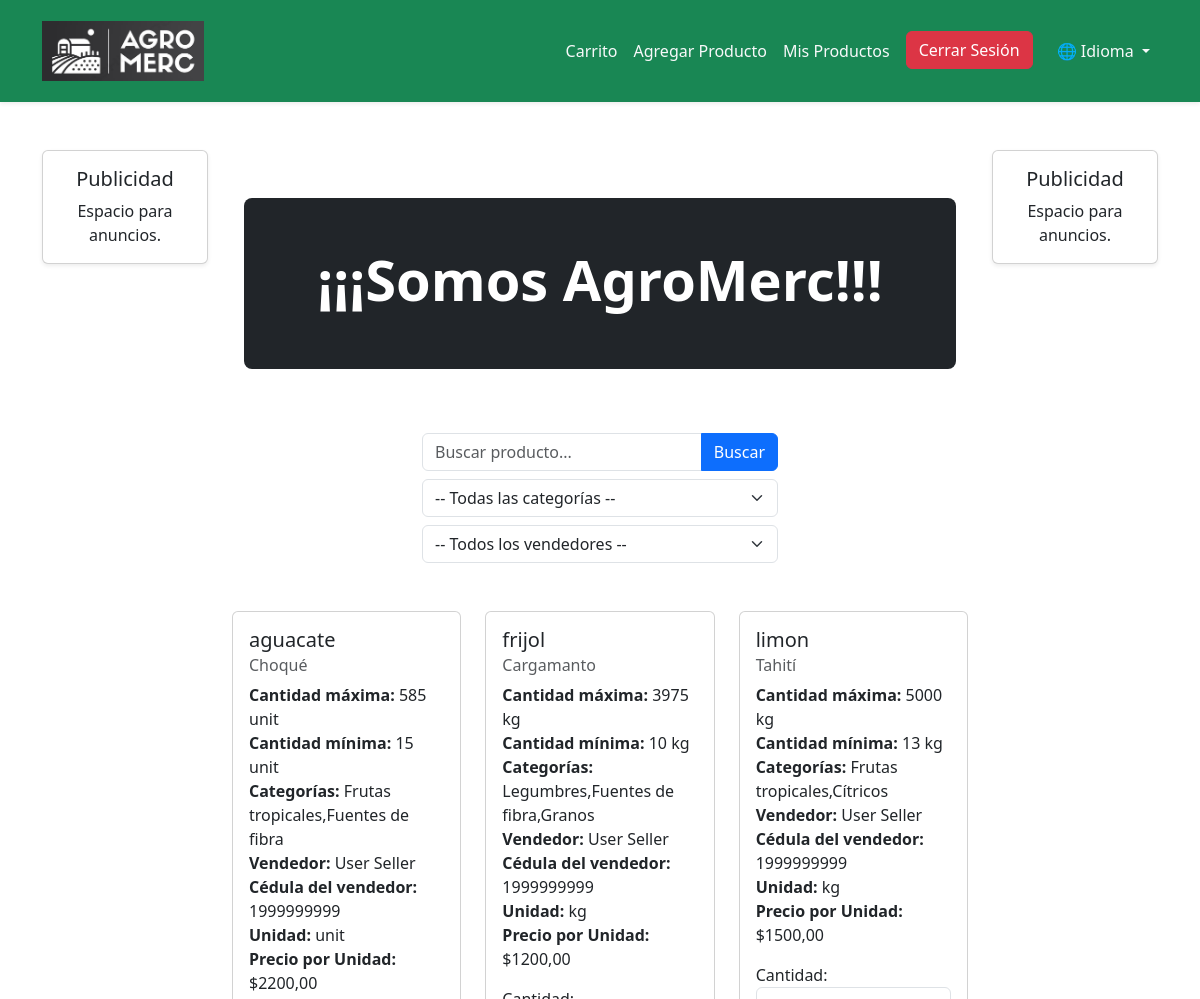
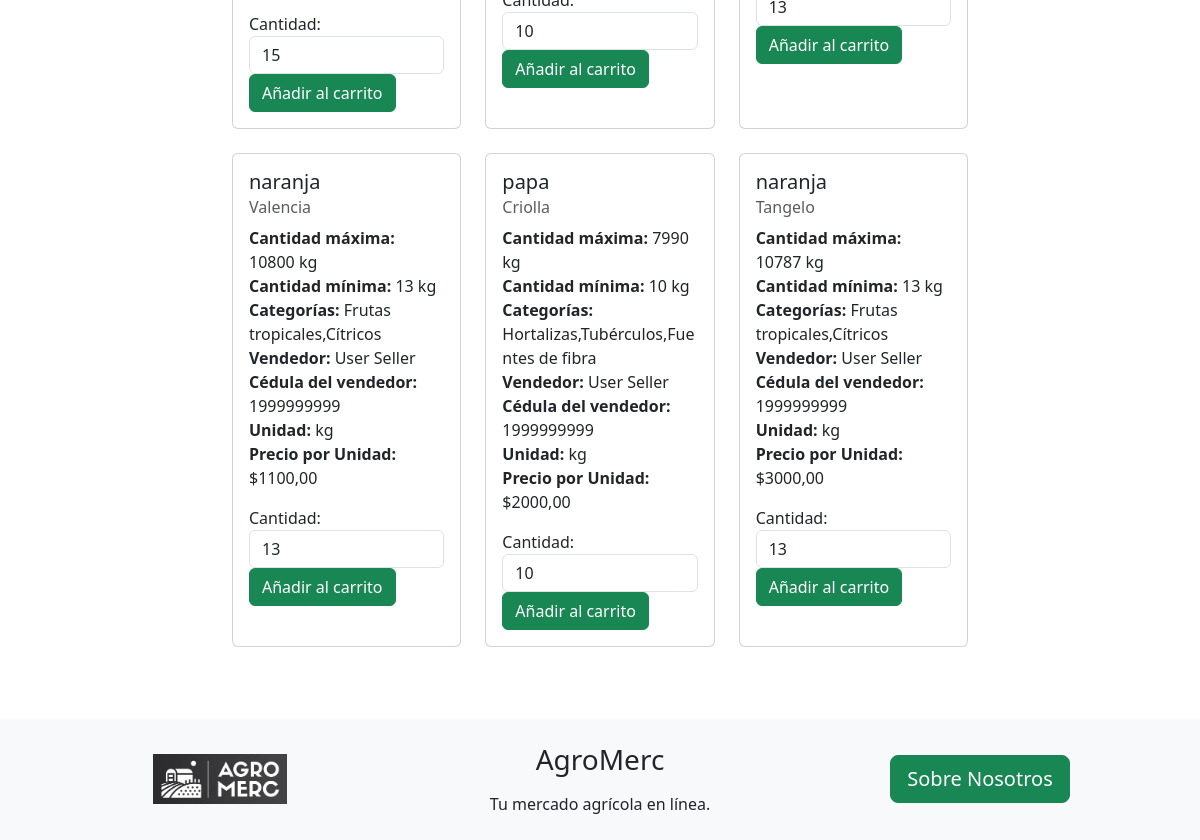
/searchProduct/ (signed in), run on the app's committed database (2 pictures, top to bottom).
### AgroMercApp/models.py (models this page shows, shortened)
class ProductModel(models.Model):
    PRODUCTS_NAME_CHOICES = [
        ('aguacate', 'Aguacate'),
        ('banana', 'Banano'),
        ('brocoli', 'Brócoli'),
        ('cafe', 'Café'),
        ('cebolla_cabezona', 'Cebolla Cabezona'),
        ('cebolla_larga', 'Cebolla Larga'),
        ('coliflor', 'Coliflor'),
        ('frijol', 'Frijol'),
        ('guayaba', 'Guayaba'),
        ('lechuga', 'Lechuga'),
        ('limon', 'Limón'),
        ('lulo', 'Lulo'),
        ('maiz', 'Maíz'),
        ('mango', 'Mango'),
        ('maracuya', 'Maracuyá'),
        ('naranja', 'Naranja'),
        ('papa', 'Papa'),
        ('papaya', 'Papaya'),
        ('platano', 'Platano'),
        ('piña', 'Piña'),
        ('sandia', 'Sandía'),
        ('tomate', 'Tomate'),
        ('yuca', 'Yuca'),
        ('zanahoria', 'Zanahoria')
    ]
    UNITS_CHOICES = (
        ('kg', 'Kilogramos'),
        ('lb', 'Libras'),
        ('unit', 'Unidades'),
    )
    productName = models.CharField(max_length=30,choices=PRODUCTS_NAME_CHOICES, verbose_name='Nombre del Producto')
    specificName = models.CharField(max_length=100, verbose_name='Nombre Específico')
    maxQuantity = models.IntegerField(verbose_name='Cantidad Máxima')
    minQuantity = models.IntegerField(verbose_name='Cantidad Mínima')
    unit = models.CharField(max_length=10, choices=UNITS_CHOICES, verbose_name='Unidad de Medida')
    seller = models.ForeignKey(settings.AUTH_USER_MODEL, on_delete=models.CASCADE,verbose_name='Vendedor')
    sellerId = models.CharField(max_length=10,verbose_name='Cedula del Vendedor')
    categories = models.CharField(max_length=100, verbose_name='Categorías')
    pricePeerUnit = models.DecimalField(max_digits=10, decimal_places=2, verbose_name='Precio por Unidad',default=1000)

class UserModel(AbstractUser):
    USER_TYPE_CHOICES = (
        ('buyer', 'Comprador'),
        ('seller', 'Vendedor'),
    )
    fullname = models.CharField(max_length=100, verbose_name='Nombres Completos')
    fullLastName = models.CharField(max_length=100, verbose_name='Apellidos Completos')
    idNumber = models.CharField(max_length=20, verbose_name='Número de Cédula')
    phoneNumber = models.CharField(max_length=12, verbose_name='Número de Teléfono')
    userType = models.CharField(max_length=10, choices=USER_TYPE_CHOICES, verbose_name='Tipo de Usuario', default='buyer')

### AgroMercApp/views.py (the view)
# urls.py: path('searchProduct/', SearchProductView.as_view(), name='searchProduct'),
class SearchProductView(LoginRequiredMixin, ListView):
    model = ProductModel
    template_name = 'pages/store/home.html'
    context_object_name = 'products'
    def get_queryset(self):
        products = ProductModel.objects.all()
        query = self.request.GET.get('q', '')
        category = self.request.GET.get('categoria', '')
        seller = self.request.GET.get('seller', '')
        if query:
            products = products.filter(productName__icontains=query)
        if category:
            filtred_products = [
                name for name, categories in CATEGORIES.items() if category in categories
            ]
            products = products.filter(productName__in=filtred_products)
        if seller:
            products = products.filter(seller__username=seller)
        return products
    def get_context_data(self, **kwargs):
        context = super().get_context_data(**kwargs)
        context['search_query'] = self.request.GET.get('q', '')
        context['selected_category'] = self.request.GET.get('categoria', '')
        context['selected_seller'] = self.request.GET.get('seller', '')
        unique_categories = sorted(set(cat for sub in CATEGORIES.values() for cat in sub))
        context['categorias'] = unique_categories
        User = get_user_model()
        context['sellers'] = User.objects.filter(productmodel__isnull=False).distinct()
        return context

### AgroMercApp/templates/pages/store/home.html (shortened to what this page needs)
{% extends "pages/base.html" %}
{% load i18n %}
{% block authenticated_links %}
<a class="nav-link btn btn-outline-dark text-light" href="{% url 'cart' %}">{% trans "Carrito" %}</a>
{% if user.userType == 'seller' %}
<a class="nav-link btn btn-outline-dark text-light" href="{% url 'createProduct' %}">{% trans "Agregar Producto" %}</a>
<a class="nav-link btn btn-outline-dark text-light" href="{% url 'myProducts' %}">{% trans "Mis Productos" %}</a>
{% endif %}
{% endblock  %}
{% block content %}
<div class="container py-5">
    <div class="row">
        <div class="col-12">
            <div class="h-100 p-5 text-center text-white bg-dark rounded-3">
                <h1 class="display-4 fw-bold">{% trans "¡¡¡Somos AgroMerc!!!" %}</h1>
            </div>
        </div>
    </div>
</div>
<div class="row mt-3">
    <div class="col-md-6 offset-md-3">
        <form method="GET" action="{% url 'searchProduct' %}">
            <div class="input-group">
                <input type="text" name="q" class="form-control" placeholder="{% trans 'Buscar producto...' %}" value="{{ request.GET.q }}">
                <button class="btn btn-primary" type="submit">{% trans "Buscar" %}</button>
            </div>
            <div class="input-group mt-2">
                <select name="categoria" class="form-select" onchange="this.form.submit()">
                    <option value="">{% trans "-- Todas las categorías --" %}</option>
                </select>
            </div>
            <div class="input-group mt-2">
                <select name="seller" class="form-select" onchange="this.form.submit()">
                    <option value="">{% trans "-- Todos los vendedores --" %}</option>
                </select>
            </div>
        </form>
    </div>
</div>
<div class="row mt-5">
    {% for product in products %}
    <div class="col-md-4 mb-4">
        <div class="card h-100">
            <div class="card-body">
                <h5 class="card-title">{{ product.productName }}</h5>
                <h6 class="card-subtitle mb-2 text-muted">{{ product.specificName }}</h6>
                <p class="card-text">
                    <strong>{% trans "Cantidad máxima:" %}</strong> {{ product.maxQuantity }} {{ product.unit }}<br>
                    <strong>{% trans "Cantidad mínima:" %}</strong> {{ product.minQuantity }} {{ product.unit }}<br>
                    <strong>{% trans "Categorías:" %}</strong> {{ product.categories }}<br>
                    <strong>{% trans "Vendedor:" %}</strong> {{ product.seller.fullname }} {{ product.seller.fullLastName }}<br>
                    <strong>{% trans "Cédula del vendedor:" %}</strong> {{ product.sellerId }}<br>
                    <strong>{% trans "Unidad:" %}</strong> {{ product.unit }}<br>
                    <strong>{% trans "Precio por Unidad:" %}</strong> ${{ product.pricePeerUnit }}
                </p>
                <form action="{% url 'addToCart' product.id %}" method="post">
                    <div class="form-group">
                        <label for="quantity-{{ product.id }}">{% trans "Cantidad:" %}</label>
                        <input type="number" id="quantity-{{ product.id }}" name="quantity" class="form-control" min="{{ product.minQuantity }}" max="{{ product.maxQuantity }}" value="{{ product.minQuantity }}" required>
                    </div>
                    <button type="submit" class="btn btn-success">{% trans "Añadir al carrito" %}</button>
                </form>
            </div>
        </div>
    </div>
    {% empty %}
    <div class="col-12">
        <div class="alert alert-info" role="alert">
            {% trans "No hay productos disponibles." %}
        </div>
    </div>
    {% endfor %}
</div>
{% endblock content %}

### data on the page
ProductModel: productName "aguacate", specificName "Choqué", maxQuantity "585", unit "unit", minQuantity "15", categories "Frutas tropicales,Fuentes de fibra", seller.fullname "User", seller.fullLastName "Seller", sellerId "1999999999", pricePeerUnit "2200,00", quantity "15"
ProductModel: productName "frijol", specificName "Cargamanto", maxQuantity "3975", unit "kg", minQuantity "10", categories "Legumbres,Fuentes de fibra,Granos", seller.fullname "User", seller.fullLastName "Seller", sellerId "1999999999", pricePeerUnit "1200,00", quantity "10"
ProductModel: productName "limon", specificName "Tahití", maxQuantity "5000", unit "kg", minQuantity "13", categories "Frutas tropicales,Cítricos", seller.fullname "User", seller.fullLastName "Seller", sellerId "1999999999", pricePeerUnit "1500,00", quantity "13"
ProductModel: productName "naranja", specificName "Valencia", maxQuantity "10800", unit "kg", minQuantity "13", categories "Frutas tropicales,Cítricos", seller.fullname "User", seller.fullLastName "Seller", sellerId "1999999999", pricePeerUnit "1100,00", quantity "13"
ProductModel: productName "papa", specificName "Criolla", maxQuantity "7990", unit "kg", minQuantity "10", categories "Hortalizas,Tubérculos,Fuentes de fibra", seller.fullname "User", seller.fullLastName "Seller", sellerId "1999999999", pricePeerUnit "2000,00", quantity "10"
ProductModel: productName "naranja", specificName "Tangelo", maxQuantity "10787", unit "kg", minQuantity "13", categories "Frutas tropicales,Cítricos", seller.fullname "User", seller.fullLastName "Seller", sellerId "1999999999", pricePeerUnit "3000,00", quantity "13"
